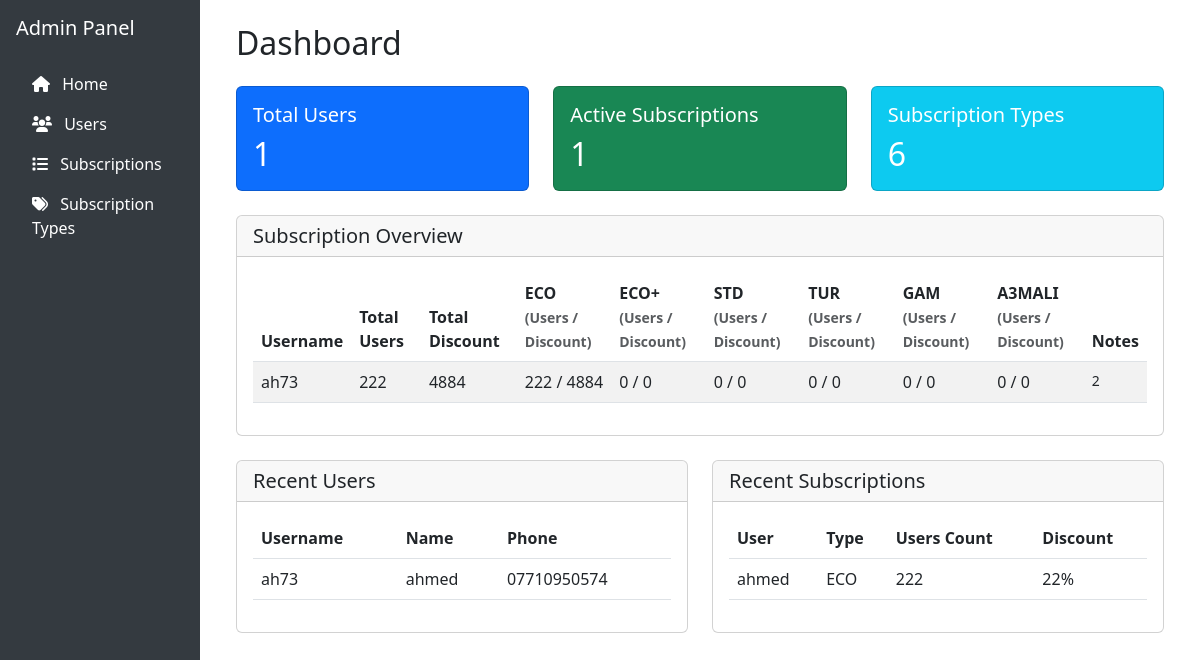
The page / on the database its author committed.
### models.py (models this page shows)
class SubType(SQLModel, table = True):
    id : int = Field(primary_key=True)
    name : str = Field(unique=True)
    subscriptions: List["Subscriptions"] = Relationship(back_populates="sub_type")

class User(SQLModel, table = True):
    id : int = Field(primary_key=True)
    username : str = Field(unique=True)
    name : str
    phone : str
    notes : str
    ips: List["Ips"] = Relationship(back_populates="user")
    subscriptions: List["Subscriptions"] = Relationship(back_populates="user")

class Subscriptions(SQLModel, table = True):
    id : int = Field(primary_key=True)
    user_id : int = Field(foreign_key='user.id')
    users_count : int
    discount : int
    sub_type_id : int = Field(foreign_key='subtype.id')
    notes : str
    user: User = Relationship(back_populates="subscriptions")
    sub_type: SubType = Relationship(back_populates="subscriptions")

### main.py (the view)
@app.get("/", response_class=HTMLResponse)
async def home(request: Request):
    with Session(engine) as session:
        users_count = len(session.exec(select(User)).all())
        subscriptions_count = len(session.exec(select(Subscriptions)).all())
        subscription_types_count = len(session.exec(select(SubType)).all())
        recent_users = session.exec(select(User).order_by(User.id.desc()).limit(5)).all()
        recent_subscriptions = session.exec(
            select(Subscriptions)
            .join(User)
            .join(SubType)
            .order_by(Subscriptions.id.desc())
            .limit(5)
        ).all()
        subscription_types = session.exec(select(SubType)).all()
        subscription_data = []
        users = session.exec(select(User)).all()
        for user in users:
            user_subs = session.exec(
                select(Subscriptions)
                .where(Subscriptions.user_id == user.id)
            ).all()
            if user_subs:
                total_users = sum(sub.users_count for sub in user_subs)
                total_discount = sum(sub.discount * sub.users_count for sub in user_subs)
                notes = [sub.notes for sub in user_subs if sub.notes]
                type_counts = {}
                type_discounts = {}
                for st in subscription_types:
                    type_subs = [sub for sub in user_subs if sub.sub_type_id == st.id]
                    type_counts[st.name] = sum(sub.users_count for sub in type_subs)
                    type_discounts[st.name] = sum(sub.discount * sub.users_count for sub in type_subs)
                subscription_data.append({
                    'username': user.username,
                    'total_users': total_users,
                    'total_discount': total_discount,
                    'notes': notes,
                    'type_counts': type_counts,
                    'type_discounts': type_discounts
                })
        return templates.TemplateResponse(
            "index.html",
            {
                "request": request,
                "users_count": users_count,
                "subscriptions_count": subscriptions_count,
                "subscription_types_count": subscription_types_count,
                "recent_users": recent_users,
                "recent_subscriptions": recent_subscriptions,
                "subscription_data": subscription_data,
                "subscription_types": subscription_types
            }
        )

### templates/index.html (shortened to what this page needs)
{% extends "base.html" %}
{% block content %}
<div class="container-fluid">
    <h2 class="mb-4">Dashboard</h2>
    <div class="row">
        <div class="col-md-4 mb-4">
            <div class="card bg-primary text-white">
                <div class="card-body">
                    <h5 class="card-title">Total Users</h5>
                    <h2 class="card-text">{{ users_count }}</h2>
                </div>
            </div>
        </div>
        <div class="col-md-4 mb-4">
            <div class="card bg-success text-white">
                <div class="card-body">
                    <h5 class="card-title">Active Subscriptions</h5>
                    <h2 class="card-text">{{ subscriptions_count }}</h2>
                </div>
            </div>
        </div>
        <div class="col-md-4 mb-4">
            <div class="card bg-info text-white">
                <div class="card-body">
                    <h5 class="card-title">Subscription Types</h5>
                    <h2 class="card-text">{{ subscription_types_count }}</h2>
                </div>
            </div>
        </div>
    </div>
    <div class="card mb-4">
        <div class="card-header">
            <h5 class="card-title mb-0">Subscription Overview</h5>
        </div>
        <div class="card-body">
            <div class="table-responsive">
                <table class="table table-striped">
                    <thead>
                        <tr>
                            <th>Username</th>
                            <th>Total Users</th>
                            <th>Total Discount</th>
                            {% for type in subscription_types %}
                            <th>{{ type.name }}<br><small class="text-muted">(Users / Discount)</small></th>
                            {% endfor %}
                            <th>Notes</th>
                        </tr>
                    </thead>
                    <tbody>
                        {% for data in subscription_data %}
                        <tr>
                            <td>{{ data.username }}</td>
                            <td>{{ data.total_users }}</td>
                            <td>{{ data.total_discount }}</td>
                            {% for type in subscription_types %}
                            <td>
                                {{ data.type_counts[type.name] }} / {{ data.type_discounts[type.name] }}
                            </td>
                            {% endfor %}
                            <td>
                                {% for note in data.notes %}
                                {% if note %}
                                <div class="small">{{ note }}</div>
                                {% endif %}
                                {% endfor %}
                            </td>
                        </tr>
                        {% endfor %}
                    </tbody>
                </table>
            </div>
        </div>
    </div>
    <div class="row">
        <div class="col-md-6 mb-4">
            <div class="card">
                <div class="card-header">
                    <h5 class="card-title mb-0">Recent Users</h5>
                </div>
                <div class="card-body">
                    <div class="table-responsive">
                        <table class="table">
                            <thead>
                                <tr>
                                    <th>Username</th>
                                    <th>Name</th>
                                    <th>Phone</th>
                                </tr>
                            </thead>
                            <tbody>
                                {% for user in recent_users %}
                                <tr>
                                    <td>{{ user.username }}</td>
                                    <td>{{ user.name }}</td>
                                    <td>{{ user.phone }}</td>
                                </tr>
                                {% endfor %}
                            </tbody>
                        </table>
                    </div>
                </div>
            </div>
        </div>
        <div class="col-md-6 mb-4">
            <div class="card">
                <div class="card-header">
                    <h5 class="card-title mb-0">Recent Subscriptions</h5>
                </div>
                <div class="card-body">
                    <div class="table-responsive">
                        <table class="table">
                            <thead>
                                <tr>
                                    <th>User</th>
                                    <th>Type</th>
                                    <th>Users Count</th>
                                    <th>Discount</th>
                                </tr>
                            </thead>
                            <tbody>
                                {% for sub in recent_subscriptions %}
                                <tr>
                                    <td>{{ sub.user.name }}</td>
                                    <td>{{ sub.sub_type.name }}</td>
                                    <td>{{ sub.users_count }}</td>
                                    <td>{{ sub.discount }}%</td>
                                </tr>
                                {% endfor %}
                            </tbody>
                        </table>
                    </div>
                </div>
            </div>
        </div>
    </div>
</div>
{% endblock %}

### templates/base.html (shortened to what this page needs)
<!DOCTYPE html>
<html lang="en">
<head>
    <link href="https://cdn.jsdelivr.net/npm/bootstrap@5.3.0/dist/css/bootstrap.min.css" rel="stylesheet">
    <link href="https://cdnjs.cloudflare.com/ajax/libs/font-awesome/6.0.0/css/all.min.css" rel="stylesheet">
</head>
<body>
    <div class="container-fluid">
        <div class="row">
            <div class="col-md-2 sidebar p-0">
                <div class="d-flex flex-column p-3">
                    <h5 class="text-white mb-4">Admin Panel</h5>
                    <ul class="nav flex-column">
                        <li class="nav-item">
                            <a class="nav-link" href="/">
                                <i class="fas fa-home me-2"></i> Home
                            </a>
                        </li>
                        <li class="nav-item">
                            <a class="nav-link" href="/users">
                                <i class="fas fa-users me-2"></i> Users
                            </a>
                        </li>
                        <li class="nav-item">
                            <a class="nav-link" href="/subscriptions">
                                <i class="fas fa-list me-2"></i> Subscriptions
                            </a>
                        </li>
                        <li class="nav-item">
                            <a class="nav-link" href="/subscription-types">
                                <i class="fas fa-tags me-2"></i> Subscription Types
                            </a>
                        </li>
                    </ul>
                </div>
            </div>
            <div class="col-md-10 p-4">
                {% block content %}{% endblock %}
            </div>
        </div>
    </div>
</body>
</html>

### templates/base.html (style rules this page uses)
.sidebar { min-height: 100vh; background-color: #343a40; }
.nav-link { color: #fff; }

### rows shown on the page
SubType: name "ECO", name "222", name "4884"
SubType: name "ECO+", name "0"
SubType: name "STD", name "0"
SubType: name "TUR", name "0"
SubType: name "GAM", name "0"
SubType: name "A3MALI", name "0"
User: username "ah73", total_users "222", total_discount "4884", notes "2", name "ahmed", phone "07710950574"
Subscriptions: user.name "ahmed", sub_type.name "ECO", users_count "222", discount "22"

### other values the page prints
{{ users_count }} "1"
{{ subscriptions_count }} "1"
{{ subscription_types_count }} "6"
